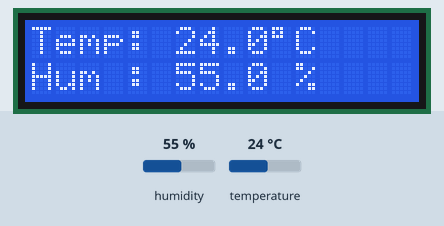
Simulated run of this sketch. Board: Arduino Uno, built with avr-gcc and run on an emulated ATmega328P. Shown: 16×2 character LCD. The test bench sets the inputs (shaded band); at power-on: humidity 55 %, temperature 24 °C. What the sketch prints to the serial monitor is not drawn.

Above: at 2.6 s.
2.7 s: humidity set to 22 %
At 6.6 s:
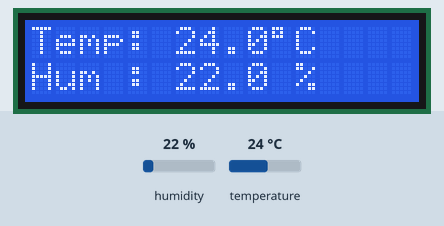
7.7 s: temperature set to 12 °C
At 10.9 s:
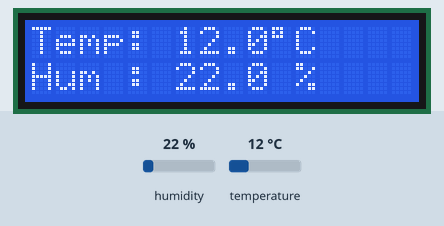
12.7 s: humidity set to 40 %
At 15.1 s:
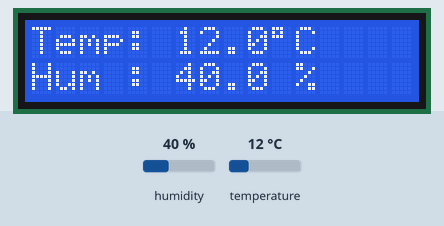
17.7 s: temperature set to 19 °C
At 19.4 s:
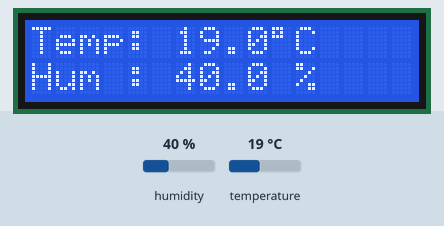
Timing chart, 0 to 20.9 s (numbered marks = the images above; inputs shaded):
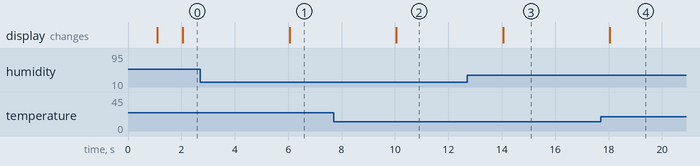

The sketch:

Temperature-monitoring.ino
```cpp
// Required libraries:
// - DHT sensor library by Adafruit
// - LiquidCrystal_I2C (e.g., by Frank de Brabander or similar)
//
// Install via Library Manager: "DHT sensor library" and "LiquidCrystal I2C"

#include <Wire.h>
#include <LiquidCrystal_I2C.h>
#include <DHT.h>

// ====== User settings ======
#define DHTPIN 2        // digital pin connected to the DHT sensor
#define DHTTYPE DHT11   // DHT 11

// Change address here if your LCD uses 0x3F
LiquidCrystal_I2C lcd(0x27, 16, 2);

DHT dht(DHTPIN, DHTTYPE);

const unsigned long READ_INTERVAL = 2000; // read every 2 seconds
unsigned long lastRead = 0;

void setup() {
  Serial.begin(9600);
  dht.begin();

  // Initialize the LCD
  lcd.init();          // initialize the I2C LCD
  lcd.backlight();
  lcd.clear();
  lcd.setCursor(0, 0);
  lcd.print("DHT11 Monitor");
  lcd.setCursor(0, 1);
  lcd.print("Initializing...");
  delay(1000);
  lcd.clear();
}

void loop() {
  unsigned long now = millis();
  if (now - lastRead >= READ_INTERVAL) {
    lastRead = now;
    readAndDisplay();
  }
}

// Read sensor and update LCD + Serial
void readAndDisplay() {
  float humidity = dht.readHumidity();
  float tempC = dht.readTemperature();      // Celsius
  float tempF = dht.readTemperature(true);  // Fahrenheit (optional)

  // Check if any reads failed
  if (isnan(humidity) || isnan(tempC)) {
    Serial.println("Failed to read from DHT sensor!");
    lcd.clear();
    lcd.setCursor(0, 0);
    lcd.print("Sensor error");
    lcd.setCursor(0, 1);
    lcd.print("Check wiring");
    return;
  }

  // Print to Serial
  Serial.print("Temp: ");
  Serial.print(tempC);
  Serial.print(" *C  (");
  Serial.print(tempF);
  Serial.print(" *F)  Hum: ");
  Serial.print(humidity);
  Serial.println(" %");

  // Display on 16x2 LCD
  // Row 0: "Temp: XX.X C"
  // Row 1: "Hum : XX.X %"
  lcd.clear();
  lcd.setCursor(0, 0);
  lcd.print("Temp: ");
  lcd.print(tempC, 1);   // one decimal place
  lcd.print((char)223);  // degree symbol (°) - 223 often works on HD44780
  lcd.print("C");

  lcd.setCursor(0, 1);
  lcd.print("Hum : ");
  lcd.print(humidity, 1);
  lcd.print(" %");
}
```

Measured:
- after the input at 2.7 s, the display: changes after 3.4 s (image 1)
- after the input at 7.7 s, the display: changes after 2.4 s (image 2)
- after the input at 12.7 s, the display: changes after 1.4 s (image 3)
- after the input at 17.7 s, the display: changes after 0.35 s (image 4)
